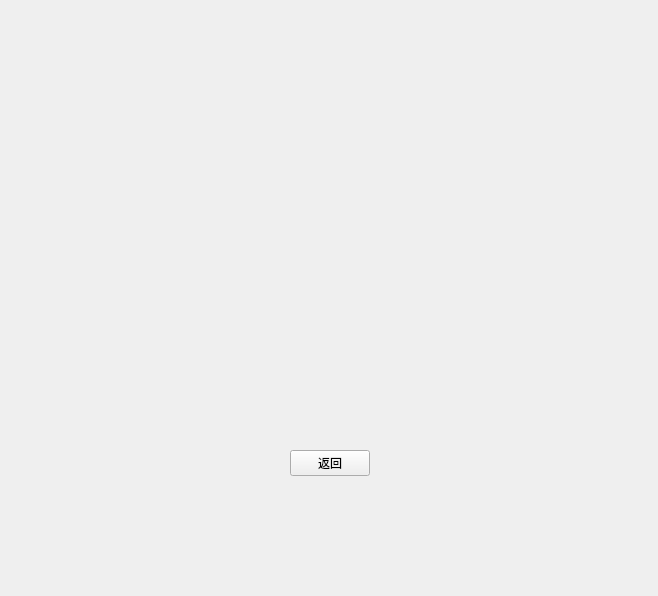
<?xml version="1.0" encoding="UTF-8"?>
<ui version="4.0">
 <class>FingerPrintForm</class>
 <widget class="QWidget" name="FingerPrintForm">
  <property name="geometry">
   <rect>
    <x>0</x>
    <y>0</y>
    <width>658</width>
    <height>596</height>
   </rect>
  </property>
  <property name="windowTitle">
   <string>Form</string>
  </property>
  <widget class="QPushButton" name="pushButtonBack">
   <property name="geometry">
    <rect>
     <x>290</x>
     <y>450</y>
     <width>80</width>
     <height>26</height>
    </rect>
   </property>
   <property name="text">
    <string>返回</string>
   </property>
  </widget>
  <widget class="QLabel" name="labelHintMsg">
   <property name="geometry">
    <rect>
     <x>160</x>
     <y>350</y>
     <width>351</width>
     <height>41</height>
    </rect>
   </property>
   <property name="font">
    <font>
     <pointsize>14</pointsize>
    </font>
   </property>
   <property name="text">
    <string/>
   </property>
   <property name="alignment">
    <set>Qt::AlignCenter</set>
   </property>
  </widget>
  <widget class="QLabel" name="labelHintTitle">
   <property name="geometry">
    <rect>
     <x>240</x>
     <y>50</y>
     <width>201</width>
     <height>41</height>
    </rect>
   </property>
   <property name="font">
    <font>
     <pointsize>14</pointsize>
    </font>
   </property>
   <property name="text">
    <string/>
   </property>
   <property name="alignment">
    <set>Qt::AlignCenter</set>
   </property>
  </widget>
 </widget>
 <resources/>
 <connections/>
</ui>
